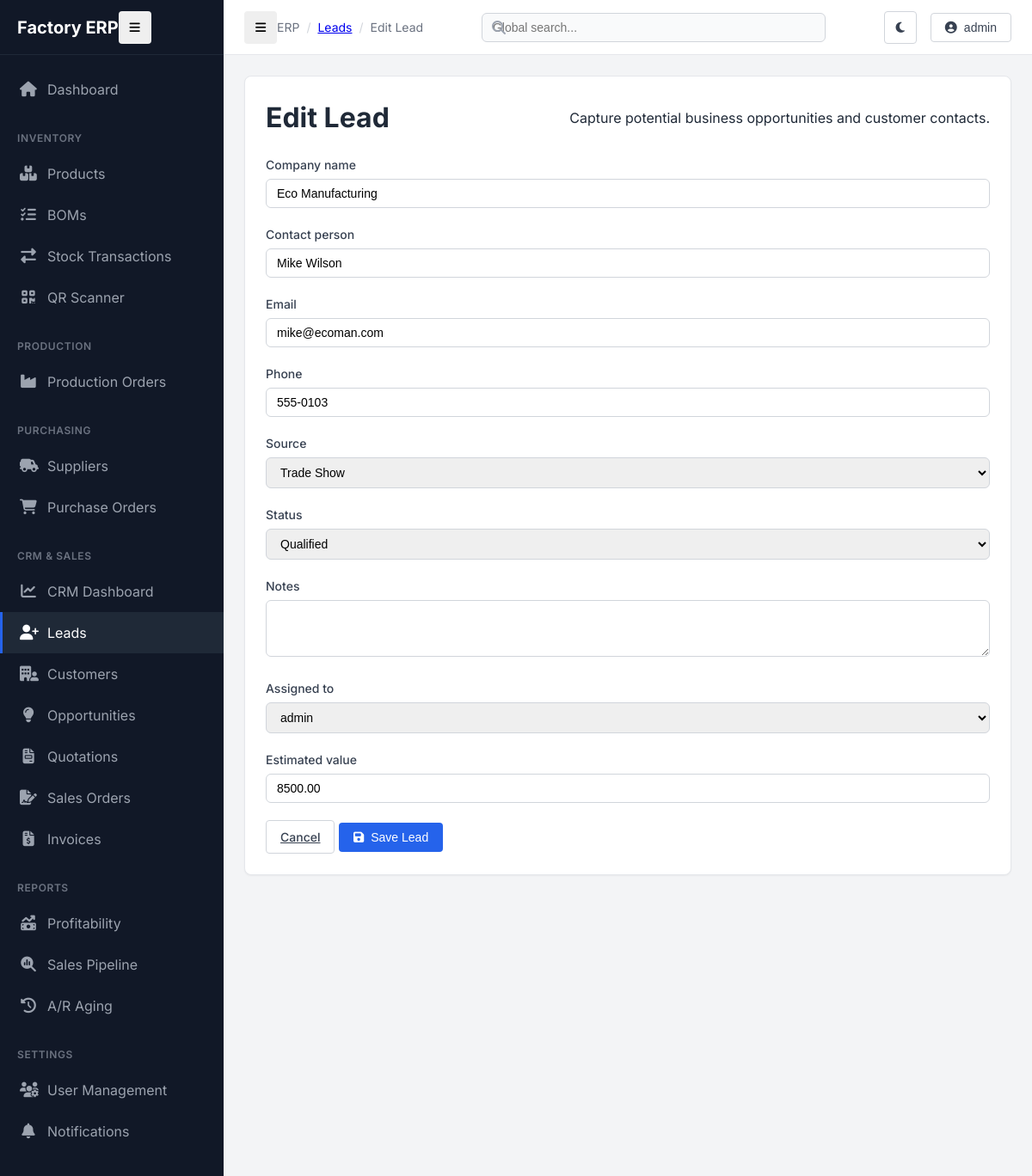
Screenshot of /crm/leads/3/edit/ (signed in) with the database file from the repository.
### crm/models.py (models this page shows, shortened)
class Lead(models.Model):
    SOURCE_CHOICES = [
        ('website', 'Website'),
        ('referral', 'Referral'),
        ('cold_call', 'Cold Call'),
        ('trade_show', 'Trade Show'),
        ('other', 'Other'),
    ]
    STATUS_CHOICES = [
        ('new', 'New'),
        ('contacted', 'Contacted'),
        ('qualified', 'Qualified'),
        ('lost', 'Lost'),
    ]
    company_name = models.CharField(max_length=200)
    contact_person = models.CharField(max_length=200)
    email = models.EmailField()
    phone = models.CharField(max_length=20)
    source = models.CharField(max_length=20, choices=SOURCE_CHOICES, default='other')
    status = models.CharField(max_length=20, choices=STATUS_CHOICES, default='new')
    notes = models.TextField(blank=True)
    assigned_to = models.ForeignKey(User, on_delete=models.SET_NULL, null=True, blank=True, related_name='assigned_leads')
    estimated_value = models.DecimalField(max_digits=12, decimal_places=2, default=0)
    created_at = models.DateTimeField(auto_now_add=True)
    updated_at = models.DateTimeField(auto_now=True)

### crm/views.py (the view)
# urls.py: path('leads/<int:pk>/edit/', views.LeadUpdateView.as_view(), name='lead_edit'),
class LeadUpdateView(LoginRequiredMixin, UpdateView):
    model = Lead
    form_class = LeadForm
    template_name = 'crm/lead_form.html'
    success_url = reverse_lazy('crm:lead_list')

### crm/forms.py
class LeadForm(BootstrapModelForm):
    class Meta:
        model = Lead
        fields = ['company_name', 'contact_person', 'email', 'phone', 'source', 'status', 'notes', 'assigned_to', 'estimated_value']
        widgets = {
            'notes': forms.Textarea(attrs={'rows': 3}),
        }

### crm/templates/crm/lead_form.html (shortened to what this page needs)
{% extends "base.html" %}
{% load static %}
{% block breadcrumbs %}
<div class="breadcrumb-item"><a href="{% url 'crm:lead_list' %}" class="text-decoration-none">Leads</a></div>
<div class="breadcrumb-item">{% if object %}Edit{% else %}Add{% endif %} Lead</div>
{% endblock %}
{% block content %}
<div class="row justify-content-center">
    <div class="col-lg-8">
        <div class="card shadow-sm">
            <div class="card-header border-bottom-0 pb-0">
                <h1 class="h4 fw-bold">{% if object %}Edit Lead{% else %}Add New Lead{% endif %}</h1>
                <p class="text-muted small">Capture potential business opportunities and customer contacts.</p>
            </div>
            <div class="card-body">
                <form method="post" novalidate>
                    <div class="row">
                        {% for field in form %}
                        <div class="col-md-{% if field.name == 'notes' %}12{% else %}6{% endif %}">
                            <div class="form-group">
                                <label for="{{ field.id_for_label }}">{{ field.label }}</label>
                                {{ field }}
                            </div>
                        </div>
                        {% endfor %}
                    </div>
                    <div class="d-flex justify-content-end gap-2 mt-4 pt-3 border-top">
                        <a href="{% if object %}{% url 'crm:lead_detail' object.pk %}{% else %}{% url 'crm:lead_list' %}{% endif %}" class="btn btn-outline">Cancel</a>
                        <button type="submit" class="btn btn-primary">
                            <i class="fas fa-save"></i> Save Lead
                        </button>
                    </div>
                </form>
            </div>
        </div>
    </div>
</div>
{% endblock %}

### templates/base.html (shortened to what this page needs)
{% load static %}
<!DOCTYPE html>
<html lang="en">
<head>
    <link rel="stylesheet" href="https://cdnjs.cloudflare.com/ajax/libs/font-awesome/6.4.0/css/all.min.css">
    <link rel="stylesheet" href="{% static 'css/style.css' %}">
    <link rel="stylesheet" href="{% static 'css/dark-mode.css' %}">
</head>
<body>
    <div class="app-container">
        <aside id="sidebar">
            <div class="sidebar-header">
                <div class="logo-text">Factory ERP</div>
                <button id="sidebar-toggle" class="btn btn-icon d-none d-md-block">
                    <i class="fas fa-bars"></i>
                </button>
            </div>
            <nav class="sidebar-nav">
                <div class="nav-group">
                    <a href="{% url 'inventory:dashboard' %}" class="nav-link {% if request.resolver_match.url_name == 'dashboard' and request.resolver_match.app_name == 'inventory' %}active{% endif %}">
                        <i class="fas fa-home"></i>
                        <span>Dashboard</span>
                    </a>
                </div>
                <div class="nav-group">
                    <div class="nav-group-title">Inventory</div>
                    <a href="{% url 'inventory:product_list' %}" class="nav-link {% if 'product' in request.path %}active{% endif %}">
                        <i class="fas fa-boxes-stacked"></i>
                        <span>Products</span>
                    </a>
                    <a href="{% url 'inventory:bom_viewer' %}" class="nav-link {% if 'bom' in request.path %}active{% endif %}">
                        <i class="fas fa-list-check"></i>
                        <span>BOMs</span>
                    </a>
                    <a href="{% url 'inventory:transaction_history' %}" class="nav-link {% if 'transaction' in request.path %}active{% endif %}">
                        <i class="fas fa-exchange-alt"></i>
                        <span>Stock Transactions</span>
                    </a>
                    <a href="{% url 'inventory:scan_page' %}" class="nav-link {% if 'scan' in request.path %}active{% endif %}">
                        <i class="fas fa-qrcode"></i>
                        <span>QR Scanner</span>
                    </a>
                </div>
                <div class="nav-group">
                    <div class="nav-group-title">Production</div>
                    <a href="{% url 'inventory:production_order_list' %}" class="nav-link {% if 'production_order' in request.path %}active{% endif %}">
                        <i class="fas fa-industry"></i>
                        <span>Production Orders</span>
                    </a>
                </div>
                <div class="nav-group">
                    <div class="nav-group-title">Purchasing</div>
                    <a href="{% url 'inventory:supplier_list' %}" class="nav-link {% if 'supplier' in request.path %}active{% endif %}">
                        <i class="fas fa-truck-field"></i>
                        <span>Suppliers</span>
                    </a>
                    <a href="{% url 'inventory:purchase_order_list' %}" class="nav-link {% if 'purchase_order' in request.path %}active{% endif %}">
                        <i class="fas fa-cart-shopping"></i>
                        <span>Purchase Orders</span>
                    </a>
                </div>
                <div class="nav-group">
                    <div class="nav-group-title">CRM & Sales</div>
                    <a href="{% url 'crm:dashboard' %}" class="nav-link {% if request.resolver_match.app_name == 'crm' and request.resolver_match.url_name == 'dashboard' %}active{% endif %}">
                        <i class="fas fa-chart-line"></i>
                        <span>CRM Dashboard</span>
                    </a>
                    <a href="{% url 'crm:lead_list' %}" class="nav-link {% if 'lead' in request.path %}active{% endif %}">
                        <i class="fas fa-user-plus"></i>
                        <span>Leads</span>
                    </a>
                    <a href="{% url 'crm:customer_list' %}" class="nav-link {% if 'customer' in request.path %}active{% endif %}">
                        <i class="fas fa-building-user"></i>
                        <span>Customers</span>
                    </a>
                    <a href="{% url 'crm:opportunity_list' %}" class="nav-link {% if 'opportunity' in request.path %}active{% endif %}">
                        <i class="fas fa-lightbulb"></i>
                        <span>Opportunities</span>
                    </a>
                    <a href="{% url 'crm:quotation_list' %}" class="nav-link {% if 'quotation' in request.path %}active{% endif %}">
                        <i class="fas fa-file-invoice"></i>
                        <span>Quotations</span>
                    </a>
                    <a href="{% url 'crm:salesorder_list' %}" class="nav-link {% if 'order' in request.path %}active{% endif %}">
                        <i class="fas fa-file-signature"></i>
                        <span>Sales Orders</span>
                    </a>
                    <a href="{% url 'crm:invoice_list' %}" class="nav-link {% if 'invoice' in request.path %}active{% endif %}">
                        <i class="fas fa-file-invoice-dollar"></i>
                        <span>Invoices</span>
                    </a>
                </div>
                <div class="nav-group">
                    <div class="nav-group-title">Reports</div>
                    <a href="{% url 'inventory:profitability_report' %}" class="nav-link">
                        <i class="fas fa-money-bill-trend-up"></i>
                        <span>Profitability</span>
                    </a>
                    <a href="{% url 'crm:report_pipeline' %}" class="nav-link">
                        <i class="fas fa-magnifying-glass-chart"></i>
                        <span>Sales Pipeline</span>
                    </a>
                    <a href="{% url 'crm:report_aging' %}" class="nav-link">
                        <i class="fas fa-clock-rotate-left"></i>
                        <span>A/R Aging</span>
                    </a>
                </div>
                <div class="nav-group">
                    <div class="nav-group-title">Settings</div>
                    {% if perms.inventory.can_manage_users %}
                    <a href="{% url 'inventory:user_list' %}" class="nav-link">
                        <i class="fas fa-users-gear"></i>
                        <span>User Management</span>
                    </a>
                    {% endif %}
                    <a href="{% url 'notifications:settings' %}" class="nav-link">
                        <i class="fas fa-bell"></i>
                        <span>Notifications</span>
                    </a>
                </div>
            </nav>
        </aside>
        <main class="main-content">
            <header id="topbar">
                <div class="breadcrumb-container">
                    <button id="mobile-sidebar-toggle" class="btn btn-icon d-md-none me-3">
                        <i class="fas fa-bars"></i>
                    </button>
                    <div class="breadcrumb-item">ERP</div>
                    {% block breadcrumbs %}{% endblock %}
                </div>
                <div class="global-search">
                    <form action="{% url 'inventory:global_search' %}" method="get">
                        <div class="search-input-group">
                            <i class="fas fa-search"></i>
                            <input type="text" name="q" class="search-input" placeholder="Global search..." value="{{ request.GET.q }}">
                        </div>
                    </form>
                </div>
                <div class="user-menu">
                    <button id="theme-toggle" class="btn btn-icon btn-outline">
                    </button>
                    {% if request.user.is_authenticated %}
                    <div class="dropdown">
                        <button class="btn btn-outline dropdown-toggle">
                            <i class="fas fa-user-circle me-2"></i>
                            {{ request.user.username }}
                        </button>
                    </div>
                    {% else %}
                    <a href="{% url 'login' %}" class="btn btn-primary">Login</a>
                    {% endif %}
                </div>
            </header>
            <div class="content-area">
                {% block content %}{% endblock %}
            </div>
        </main>
    </div>
</body>
</html>

### rows the page displays
Lead: form "Eco Manufacturing" "Mike Wilson" "mike@ecoman.com" "555-0103" "Trade Show" "Qualified" "admin" "8500.00"

### other values shown
{{ request.user.username }} "admin"
{{ field.label }} "Company name" "Contact person" "Email" "Phone" "Source" "Status" "Notes" "Assigned to" "Estimated value"
